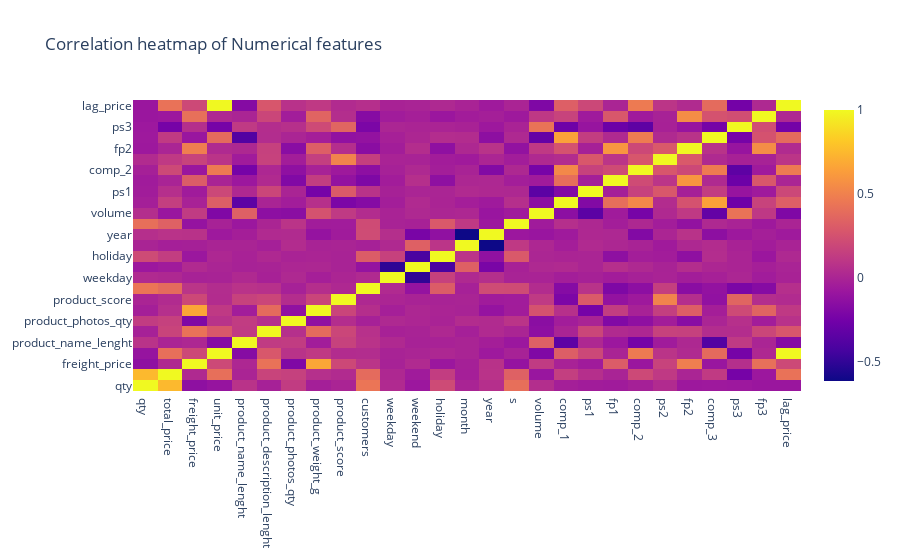

Notebook source saved alongside this figure:
### Markdown cell above
Correlation between the numerical features with each other

### Code cell
numeric_data = data.select_dtypes(include='number')
correlation_matrix = numeric_data.corr()

fig = go.Figure(go.Heatmap(x = correlation_matrix.columns,
                           y = correlation_matrix.columns,
                           z = correlation_matrix.values))
fig.update_layout(title = 'Correlation heatmap of Numerical features')
fig.show()

### Figure 1 — Plotly figure (JSON) as saved in the notebook; plotly's stock layout.template omitted (floating-point values rounded to 4 significant figures; data arrays with more than 128 entries replaced by an {"elided": "..."} marker saying what was removed)
{"data": [{"type": "heatmap", "x": ["qty", "total_price", "freight_price", "unit_price", "product_name_lenght", "product_description_lenght", "product_photos_qty", "product_weight_g", "product_score", "customers", "weekday", "weekend", "holiday", "month", "year", "s", "volume", "comp_1", "ps1", "fp1", "comp_2", "ps2", "fp2", "comp_3", "ps3", "fp3", "lag_price"], "y": ["qty", "total_price", "freight_price", "unit_price", "product_name_lenght", "product_description_lenght", "product_photos_qty", "product_weight_g", "product_score", "customers", "weekday", "weekend", "holiday", "month", "year", "s", "volume", "comp_1", "ps1", "fp1", "comp_2", "ps2", "fp2", "comp_3", "ps3", "fp3", "lag_price"], "z": {"elided": "27x27 float values"}}], "layout": {"autosize": true, "title": {"text": "Correlation heatmap of Numerical features"}, "xaxis": {"autorange": true, "range": [-0.5, 26.5], "type": "category"}, "yaxis": {"autorange": true, "range": [-0.5, 26.5], "type": "category"}}}
